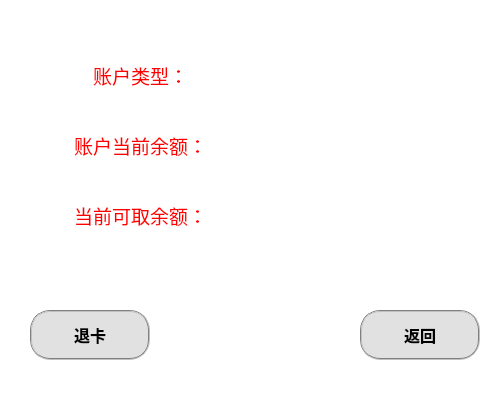
<?xml version="1.0" encoding="UTF-8"?>
<ui version="4.0">
 <class>inquiry</class>
 <widget class="QWidget" name="inquiry">
  <property name="geometry">
   <rect>
    <x>0</x>
    <y>0</y>
    <width>500</width>
    <height>400</height>
   </rect>
  </property>
  <property name="windowTitle">
   <string>inquiry</string>
  </property>
  <property name="styleSheet">
   <string notr="true">#inquiry{background-color: rgb(52, 80, 164);border-top-left-radius:15px;border-top-right-radius:5px;border-bottom-left-radius:15px;border-bottom-right-radius:5px}
</string>
  </property>
  <widget class="QPushButton" name="card_out_btn">
   <property name="geometry">
    <rect>
     <x>30</x>
     <y>310</y>
     <width>120</width>
     <height>50</height>
    </rect>
   </property>
   <property name="font">
    <font>
     <family>微软雅黑</family>
     <pointsize>12</pointsize>
     <weight>75</weight>
     <bold>true</bold>
    </font>
   </property>
   <property name="styleSheet">
    <string notr="true">QPushButton{border:2px groove gray;border-radius:20px;padding:2px 4px;background-color: rgb(225, 225, 225);}
QPushButton:hover{background-color: rgb(255, 0, 0);border:none;color:rgb(255, 255, 255);}
QPushButton:checked{background-color: rgb(20, 62, 134);border:none;color:rgb(255, 255, 255);}</string>
   </property>
   <property name="text">
    <string>退卡</string>
   </property>
  </widget>
  <widget class="QPushButton" name="return_btn">
   <property name="geometry">
    <rect>
     <x>360</x>
     <y>310</y>
     <width>120</width>
     <height>50</height>
    </rect>
   </property>
   <property name="font">
    <font>
     <family>微软雅黑</family>
     <pointsize>12</pointsize>
     <weight>75</weight>
     <bold>true</bold>
    </font>
   </property>
   <property name="styleSheet">
    <string notr="true">QPushButton{border:2px groove gray;border-radius:20px;padding:2px 4px;background-color: rgb(225, 225, 225);}
QPushButton:hover{background-color: rgb(14, 122, 255);border:none;color:rgb(255, 255, 255);}
QPushButton:checked{background-color: rgb(20, 62, 134);border:none;color:rgb(255, 255, 255);}</string>
   </property>
   <property name="text">
    <string>返回</string>
   </property>
  </widget>
  <widget class="QLabel" name="label1">
   <property name="geometry">
    <rect>
     <x>60</x>
     <y>120</y>
     <width>161</width>
     <height>51</height>
    </rect>
   </property>
   <property name="sizePolicy">
    <sizepolicy hsizetype="Preferred" vsizetype="Preferred">
     <horstretch>0</horstretch>
     <verstretch>0</verstretch>
    </sizepolicy>
   </property>
   <property name="font">
    <font>
     <family>华文中宋</family>
     <pointsize>14</pointsize>
     <weight>50</weight>
     <bold>false</bold>
    </font>
   </property>
   <property name="styleSheet">
    <string notr="true">color:rgb(255, 0, 0)</string>
   </property>
   <property name="text">
    <string>账户当前余额：</string>
   </property>
   <property name="scaledContents">
    <bool>false</bool>
   </property>
   <property name="alignment">
    <set>Qt::AlignCenter</set>
   </property>
   <property name="wordWrap">
    <bool>false</bool>
   </property>
   <property name="margin">
    <number>0</number>
   </property>
   <property name="openExternalLinks">
    <bool>false</bool>
   </property>
  </widget>
  <widget class="QLabel" name="label2">
   <property name="geometry">
    <rect>
     <x>60</x>
     <y>190</y>
     <width>161</width>
     <height>51</height>
    </rect>
   </property>
   <property name="sizePolicy">
    <sizepolicy hsizetype="Preferred" vsizetype="Preferred">
     <horstretch>0</horstretch>
     <verstretch>0</verstretch>
    </sizepolicy>
   </property>
   <property name="font">
    <font>
     <family>华文中宋</family>
     <pointsize>14</pointsize>
     <weight>50</weight>
     <bold>false</bold>
    </font>
   </property>
   <property name="styleSheet">
    <string notr="true">color:rgb(255, 0, 0)</string>
   </property>
   <property name="text">
    <string>当前可取余额：</string>
   </property>
   <property name="scaledContents">
    <bool>false</bool>
   </property>
   <property name="alignment">
    <set>Qt::AlignCenter</set>
   </property>
   <property name="wordWrap">
    <bool>false</bool>
   </property>
   <property name="margin">
    <number>0</number>
   </property>
   <property name="openExternalLinks">
    <bool>false</bool>
   </property>
  </widget>
  <widget class="QLabel" name="balance">
   <property name="geometry">
    <rect>
     <x>220</x>
     <y>120</y>
     <width>141</width>
     <height>51</height>
    </rect>
   </property>
   <property name="sizePolicy">
    <sizepolicy hsizetype="Preferred" vsizetype="Preferred">
     <horstretch>0</horstretch>
     <verstretch>0</verstretch>
    </sizepolicy>
   </property>
   <property name="font">
    <font>
     <family>华文中宋</family>
     <pointsize>14</pointsize>
     <weight>50</weight>
     <bold>false</bold>
    </font>
   </property>
   <property name="styleSheet">
    <string notr="true">color:rgb(0, 0, 0)</string>
   </property>
   <property name="text">
    <string/>
   </property>
   <property name="scaledContents">
    <bool>false</bool>
   </property>
   <property name="alignment">
    <set>Qt::AlignLeading|Qt::AlignLeft|Qt::AlignVCenter</set>
   </property>
   <property name="wordWrap">
    <bool>false</bool>
   </property>
   <property name="margin">
    <number>0</number>
   </property>
   <property name="openExternalLinks">
    <bool>false</bool>
   </property>
  </widget>
  <widget class="QLabel" name="balance1">
   <property name="geometry">
    <rect>
     <x>220</x>
     <y>190</y>
     <width>141</width>
     <height>51</height>
    </rect>
   </property>
   <property name="sizePolicy">
    <sizepolicy hsizetype="Preferred" vsizetype="Preferred">
     <horstretch>0</horstretch>
     <verstretch>0</verstretch>
    </sizepolicy>
   </property>
   <property name="font">
    <font>
     <family>华文中宋</family>
     <pointsize>14</pointsize>
     <weight>50</weight>
     <bold>false</bold>
    </font>
   </property>
   <property name="styleSheet">
    <string notr="true">color:rgb(0, 0, 0)</string>
   </property>
   <property name="text">
    <string/>
   </property>
   <property name="scaledContents">
    <bool>false</bool>
   </property>
   <property name="alignment">
    <set>Qt::AlignLeading|Qt::AlignLeft|Qt::AlignVCenter</set>
   </property>
   <property name="wordWrap">
    <bool>false</bool>
   </property>
   <property name="margin">
    <number>0</number>
   </property>
   <property name="openExternalLinks">
    <bool>false</bool>
   </property>
  </widget>
  <widget class="QLabel" name="label1_2">
   <property name="geometry">
    <rect>
     <x>60</x>
     <y>50</y>
     <width>161</width>
     <height>51</height>
    </rect>
   </property>
   <property name="sizePolicy">
    <sizepolicy hsizetype="Preferred" vsizetype="Preferred">
     <horstretch>0</horstretch>
     <verstretch>0</verstretch>
    </sizepolicy>
   </property>
   <property name="font">
    <font>
     <family>华文中宋</family>
     <pointsize>14</pointsize>
     <weight>50</weight>
     <bold>false</bold>
    </font>
   </property>
   <property name="styleSheet">
    <string notr="true">color:rgb(255, 0, 0)</string>
   </property>
   <property name="text">
    <string>账户类型：</string>
   </property>
   <property name="scaledContents">
    <bool>false</bool>
   </property>
   <property name="alignment">
    <set>Qt::AlignCenter</set>
   </property>
   <property name="wordWrap">
    <bool>false</bool>
   </property>
   <property name="margin">
    <number>0</number>
   </property>
   <property name="openExternalLinks">
    <bool>false</bool>
   </property>
  </widget>
  <widget class="QLabel" name="balance_2">
   <property name="geometry">
    <rect>
     <x>210</x>
     <y>60</y>
     <width>141</width>
     <height>51</height>
    </rect>
   </property>
   <property name="sizePolicy">
    <sizepolicy hsizetype="Preferred" vsizetype="Preferred">
     <horstretch>0</horstretch>
     <verstretch>0</verstretch>
    </sizepolicy>
   </property>
   <property name="font">
    <font>
     <family>华文中宋</family>
     <pointsize>14</pointsize>
     <weight>50</weight>
     <bold>false</bold>
    </font>
   </property>
   <property name="styleSheet">
    <string notr="true">color:rgb(0, 0, 0)</string>
   </property>
   <property name="text">
    <string/>
   </property>
   <property name="scaledContents">
    <bool>false</bool>
   </property>
   <property name="alignment">
    <set>Qt::AlignLeading|Qt::AlignLeft|Qt::AlignVCenter</set>
   </property>
   <property name="wordWrap">
    <bool>false</bool>
   </property>
   <property name="margin">
    <number>0</number>
   </property>
   <property name="openExternalLinks">
    <bool>false</bool>
   </property>
  </widget>
  <widget class="QListView" name="listView">
   <property name="geometry">
    <rect>
     <x>-10</x>
     <y>-10</y>
     <width>511</width>
     <height>421</height>
    </rect>
   </property>
   <property name="styleSheet">
    <string notr="true">border-image:url(:/back/back.png)</string>
   </property>
  </widget>
  <zorder>listView</zorder>
  <zorder>card_out_btn</zorder>
  <zorder>return_btn</zorder>
  <zorder>label1</zorder>
  <zorder>label2</zorder>
  <zorder>balance</zorder>
  <zorder>balance1</zorder>
  <zorder>label1_2</zorder>
  <zorder>balance_2</zorder>
 </widget>
 <resources>
  <include location="hnu.qrc"/>
 </resources>
 <connections/>
</ui>
